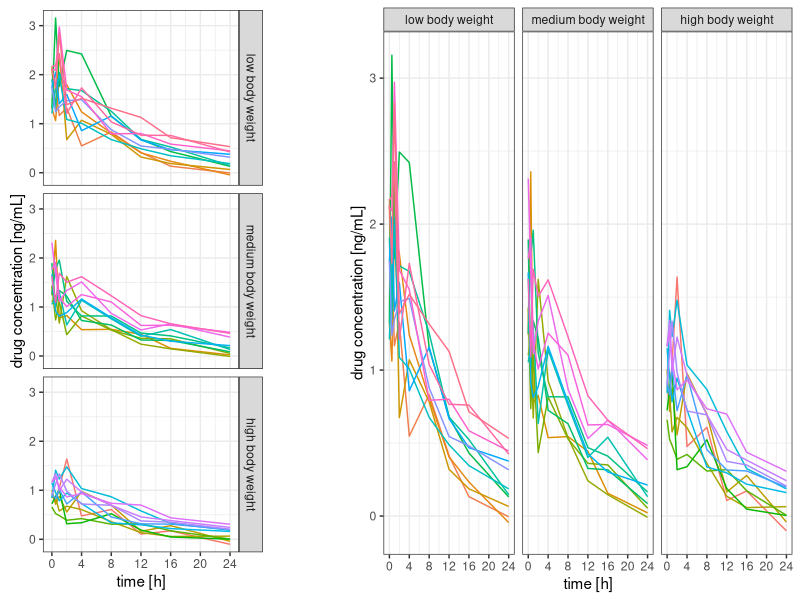

Reproduce this figure in R. (Note: this script raises an error after producing the figure.)
## ---- chunk 1
# ---
# Data set creation.

set.seed(93384)

time <- c(0, 0.5, 1, 2, 4, 8, 12, 16, 24)
n <- 32 # no of subjects

data <- expand.grid(ID = 1:n, time = time)

bw <- data.frame(
  ID = sort(unique(data$ID)),
  bw = rlnorm(n, log(75), sdlog = 0.25)
)

bw$bw.category <- cut(bw$bw,
  breaks = quantile(bw$bw, c(0, 0.33, 0.66, 1)),
  labels = paste(c("low", "medium", "high"), "body weight"),
  include.lowest = TRUE
)

data <- merge(data, bw)

data <- data[order(data$ID, data$time), ]

# Simulate drug concentrations as a function of body weight.
data$conc <- 100 / (data$bw^1.0) * exp(-0.085 * data$time) *
  rlnorm(nrow(data), sdlog = 0.25) + # res. error
  (data$ID - mean(data$ID)) / mean(data$ID) / 4 # r. eff

# ---
# Visualisation.
library(ggplot2)

gg <- list()

data$ID <- factor(data$ID)

gg[["3x1"]] <- ggplot(data, aes(x = time, y = conc, group = ID, color = ID)) +
  geom_line()
gg[["3x1"]] <- gg[["3x1"]] + scale_x_continuous(breaks = seq(0, 24, by = 4))
gg[["3x1"]] <- gg[["3x1"]] + theme_bw() + 
  xlab("time [h]") + 
  ylab("drug concentration [ng/mL]")
gg[["3x1"]] <- gg[["3x1"]] + facet_grid(bw.category ~ .)
gg[["3x1"]] <- gg[["3x1"]] + theme(legend.position = "none")

gg[["1x3"]] <- gg[["3x1"]] + facet_grid(. ~ bw.category)

# Add space to the rhs of the first figure for better separation in the cowplot.
gg[["3x1"]] <- gg[["3x1"]] + 
  theme(plot.margin = unit(c(0.5, 4, 0.5, 0.5), "lines"))

# Both figures into a single output figure.
library(cowplot)
plot_grid(gg[[1]], gg[[2]], rel_widths = c(1.5, 2))
## ---- chunk 2
#| message: false
#| warning: false
# Observed vs predicted (any data with comparable x and y will do).

# ---
# Data set.
# Old Faithful Geyser (Yellowstone) data set with eruption duration
#   and waiting time to the next eruption (both in minutes).
data <- data.frame(
  x = faithful$eruptions,
  y = faithful$waiting
)

# ---
# Regression model fit.
fit <- lm(y ~ x, data = data)

# Addition of predicted values to the data set.
data$pred <- predict(fit)

# Range of y and y predicted combined.
r <- range(unlist(data[c("y", "pred")]))

# ---
# Plotting.

library(ggplot2)

gg <- ggplot(data, aes(x = pred, y = y))

# Adding the line of identity, y = x
# (note: plotting it first will add points on top).
gg <- gg + geom_abline(intercept = 0, slope = 1, color = "black", linewidth = 1)

# Adding points, removing grey background.
gg <- gg + geom_point() + theme_bw()

# Adding regression fit (local smoother, loess) of y~x.
gg <- gg + geom_smooth(method = "loess", color = "firebrick", se = FALSE)

# Adding axis labels.
gg <- gg + xlab("predicted") + ylab("observed")

# Aspect ratios are commonly not fixed but adapted to figure size.
#   With dynamic displays, the point of different perception
#   might not be obvious depending on the figure/screen size.
#   To make that point independent of figure height and width,
#     the aspect ratio is fixed in this example.
gg <- gg + coord_fixed(ratio=0.5)

# Copy the figure and fix the aspect ratio to 2, i.e., 
#   one pixel in x corresponds to 2 pixels in y.
gg2 <- gg + coord_fixed(ratio=2)

# + coord_flip()

# Setting the aspect ratio to 1 (1 unit in x and y 
#   corresponds to the same number of pixels) and 
#   setting axis limits to be identical.
gg3 <- gg3 + coord_fixed(ratio=1, xlim=r, ylim=r)

# Cow (column-wise) plot, combine all figures into one.
library(cowplot)
print(plot_grid(gg, gg2, gg3, rel_widths = c(4, 2, 3), nrow = 1))
## ---- chunk 3
#| layout-ncol: 2

library(ggplot2)
plot_data <- data.frame(
  type = factor(
    c("Our product", "Competitor"),
    levels = c("Our product", "Competitor")
  ),
  value = c(220, 210)
)

# Original plot
ggplot(plot_data) +
  geom_col(
    mapping = aes(x = type, y = value),
    fill = "lightblue",
    colour = "black"
  ) +
  scale_y_continuous(breaks = seq(0, 220, by = 20), expand = c(0, 0)) +
  labs(x = "", y = "") +
  theme_minimal()

# Offset the y axis
offset <- 208
ggplot(plot_data) +
  geom_col(
    mapping = aes(x = type, y = value - offset),
    fill = "lightblue",
    colour = "black"
  ) +
  scale_y_continuous(
    breaks = seq(0, 14, by = 2),
    labels = seq(0 + offset, 14 + offset, by = 2),
    expand = c(0, 0)
  ) +
  labs(x = "", y = "") +
  theme_minimal()
## ---- chunk 4
#| warning: false
#| message: false
#| layout-ncol: 2
# Naïve plot of y vs x. If there is no change (on average),
# half the data are below the line of no change.
# Asymmetric view, and it depends on y/x or x/y.

set.seed(33838)
x <- data.frame(
  x = rlnorm(200, 2, 0.2),
  y = rlnorm(200, 0.2, 0.75)
)
# Add an outlier manually.
x <- rbind(x, data.frame(x = quantile(x$x, 0.8), y = max(x$y) * 1.5))

# ---
# Plotting.

library(ggplot2)
# Scatterplot of y vs x.
gg <- ggplot(x, aes(x = x, y = y)) +
  geom_point() +
  theme_bw()
gg <- gg + geom_hline(yintercept = 1, color = "firebrick", linewidth = 2)
gg <- gg + xlab("x-variable") + ylab("Fold-change")
gg

# Logarithmic axes, symmetric range (!):
xbr <- c(1 / 10, 1 / 5, 1 / 2, 1, 2, 5, 10)
gg <- gg + scale_y_continuous(
  breaks = xbr, trans = "log10",
  limits = max(abs(x$y))^c(-1, 1)
)
gg

# Second axis:
gg <- gg + scale_y_continuous(
  breaks = xbr,
  labels = paste(100 * xbr, "%", sep = ""),
  trans = "log10",
  limits = max(abs(x$y))^c(-1, 1),
  sec.axis = sec_axis(
    trans = ~ . * 1, breaks = xbr,
    labels = ifelse(xbr < 1, paste("1/", 1 / xbr, sep = ""), xbr)
  )
)

# ---
# Univariate distribution (histogram).

gg <- ggplot(x, aes(x = y)) +
  theme_bw() +
  xlab("Fold-change")
gg <- gg + geom_histogram(color = "firebrick", fill = "gray")
gg

# Symmetric range, log scale.
gg <- gg + scale_x_continuous(
  breaks = xbr,
  labels = ifelse(xbr < 1, paste("1/", 1 / xbr), xbr),
  trans = "log10",
  limits = max(abs(x$x))^c(-1, 1)
)
gg
## ---- chunk 5
# ---
# EU stock markets, year and indices DAX, SMI, CAC, and FTSE.

# Store graphics into a list.
gg.list <- list()

# Prepare the data set (reformat EuStockMarkets that comes with R).
x <- EuStockMarkets
df <- data.frame(
  time = as.vector(time(x)),
  index = rep(colnames(x), rep(nrow(x), ncol(x))),
  value = as.vector(x),
  stringsAsFactors = TRUE
)
df$index2 <- df$index # For use with labels later.

library(ggplot2)

# Standard layout and legend.
gg <- ggplot(df, aes(x = time, y = value, group = index, color = index, label = index2))
gg <- gg + geom_line() + theme_bw()

# Nicer axis tick mark settings.
ax <- pretty(df$time, n = 10)
gg <- gg + scale_x_continuous(limits = range(ax), breaks = ax)
gg <- gg + xlab("year") + ylab("Stock index")

gg.list[[1]] <- gg

# Use the last element of each time series for x,y of the label.
# Use that the last element is the first element of the reversed order,
#   and extract the first element per index by using !duplicated.
y <- df[rev(order(df$time)), ] # descending in time.
y <- y[!duplicated(y$index), ] # first entry per index
y$index2 <- y$index # Create a copy that contains formatted strings.
levels(y$index2)[levels(y$index2) == "FTSE"] <- "\n\nFTSE"
# Add a newline to separate FTSE from DAX.
# Note that the factor level is modified, not the data.

# Drop the legend, move labels into figure.
gg <- gg + geom_text(data = y, hjust = "left", nudge_x = 0.1)
# aes as before, nudge adds space on the lhs.
gg <- gg + theme(legend.position = "none")
gg.list[[2]] <- gg

# ---
# Both figures into a single output figure.

library(cowplot)
plot_grid(gg.list[[1]], gg.list[[2]], rel_widths = c(2.25, 2))
## ---- chunk 6
# Store figures into a list.
gg.list <- list()

library(ggplot2)

x <- mpg # miles per gallon data set.
x$car <- paste(x$manufacturer, x$model)

gg <- ggplot(x, aes(x = car, y = hwy, group = car))
gg <- gg + geom_boxplot() + theme_bw() + xlab("Miles per gallon (highway)")
gg.list[["vertical orientation"]] <- gg

gg.list[["horizontal orientation"]] <- gg + coord_flip()

# ---
# Both figures into a single output figure.

library(cowplot)
plot_grid(gg.list[[1]], gg.list[[2]], rel_widths = c(2, 2.5))
## ---- chunk 7
#| fig-height: 3
# Function for data set generation.
make.data <- function(
    x = c(0, 0.5, 1, 2, 4, 8, 12, 16, 24),
    y = exp(-0.2 * x) - exp(-0.21 * x),
    sd = 0.25, # std dev of y
    seed = 4384590,
    n = 50) {
  # Setting the random number seed for reproducibility.
  set.seed(seed)
  # Creation of x- and y-variables.
  x2 <- rep(x, n)
  y2 <- NULL
  for (i in 1:n) {
    y2 <- c(y2, y * (2 * (n / 4 - i)) + rlnorm(length(y), sd = sd))
  }

  # Creation of an identifier for each profile.
  ID <- factor(rep(1:n, rep(length(y), n)))

  # Composition of the data set.
  df <- data.frame(PD = 100 * y2, time = x, ID = ID)

  # Addition of a baseline variable.
  BL <- df[df$time == 0, c("ID", "PD")]
  names(BL) <- c("ID", "BL")
  df <- merge(df, BL)

  # Addition of change from baseline.
  df$Change <- df$PD - df$BL

  # Definition of treatment.
  df$trt <- ifelse(df$BL > mean(df$BL), "active", " placebo")

  return(df)
}

# Generate the data.
x <- make.data()

# ---
# Figures.

library(ggplot2)
gg <- ggplot(x, aes(x = time, y = Change, group = ID, color = ID))
gg <- gg + theme_bw()
gg <- gg + xlab("Time [h]") + ylab("Change from baseline")
gg <- gg + geom_line(linewidth = 1.1) + theme(legend.position = "none")
gg <- gg + facet_grid(. ~ trt)

# Addition of an auxiliary line at y=0.
gg2 <- gg + geom_hline(yintercept = 0, linewidth = 1.2)

# Symmetric y-axis limits.
gg3 <- gg2 + ylim(c(-1, 1) * max(abs(x$Change)))

# Arranging all plots into one figure.
library(cowplot)
plot_grid(gg, gg2, gg3, nrow = 1)
